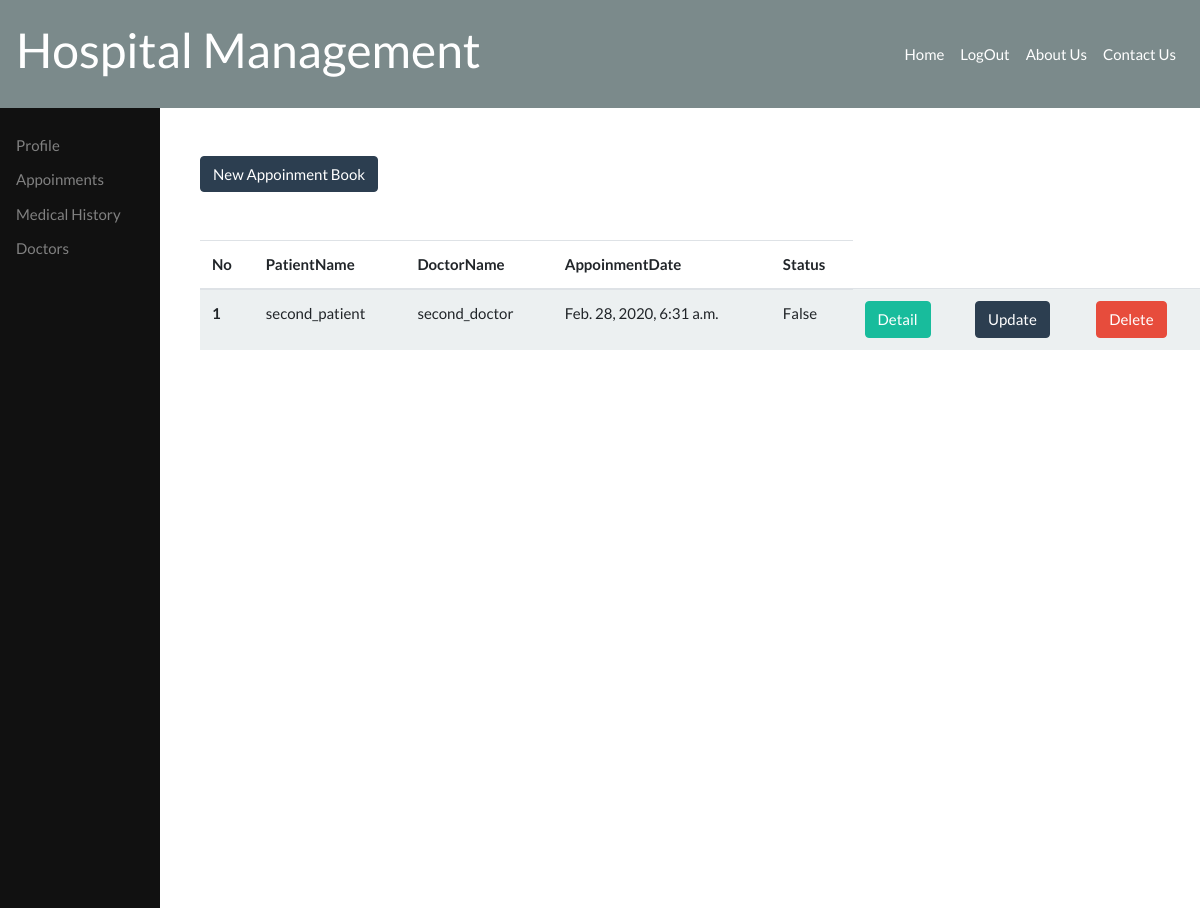
The page /patient/appoinment (signed in) on the database its author committed.
### appoinments/models.py (models this page shows, shortened)
class Appoinment(models.Model):
    user=models.ForeignKey(Customuser,related_name='apatient',on_delete=models.CASCADE)
    doctor=models.ForeignKey(Customuser,related_name='adoctor',on_delete=models.CASCADE)
    Gender_choices=(('Male','Male'),
        ('Female','Female'),
         )
    gender = models.CharField(max_length=10,choices=Gender_choices)
    phno = models.CharField(max_length=100)
    appoinmentdate = models.DateTimeField()
    address = models.CharField(max_length=100)
    city = models.CharField(max_length=100)
    pincode= models.IntegerField()
    state = models.CharField(max_length=100)
    status=models.BooleanField(default=False)

### customuser/models.py (models this page shows, shortened)
class Customuser(AbstractBaseUser):
    Type_choices=(('Doctor','Doctor'),
        ('Patient','Patient'),
        ('Admin','Admin'),
         )
    email = models.EmailField(unique=True)
    username = models.CharField(max_length=100,unique=True)
    password = models.CharField(max_length=100)
    type=models.CharField(max_length=100,choices=Type_choices)
    is_active = models.BooleanField(default=True)
    is_admin = models.BooleanField(default=False)
    is_staff = models.BooleanField(default=False)
    USERNAME_FIELD = 'email'
    REQUIRED_FIELDS = ['username','type'
    ]
    objects = MyUserManager()
    def __str__(self):
        return self.username

### patient/views.py (the view)
# urls.py: path('appoinment',views.patientappoinment,name='patient_appoinment_home'),
def patientappoinment(request):
    appoinments=Appoinment.objects.all().filter(user=request.user)
    return render(request,'patient/patient_appoinment.html',{"apnt":appoinments})

### patient/templates/patient/patient_appoinment.html (shortened to what this page needs)
{% extends 'patient/patient_base.html' %}
{% block patient %}
<div class="row my-5">
    <div class="col">
        <a href="{% url 'appoinment_create' %}" class="btn btn-primary">New Appoinment Book</a>
    </div>
</div>
<div class="row">
    <div class="col">
        <table class="table table-striped">
            <thead>
              <tr>
                <th scope="col">No</th>
                <th scope="col">PatientName</th>
                <th scope="col">DoctorName</th>
                <th scope="col">AppoinmentDate</th>
                <th scope="col">Status</th>
              </tr>
            </thead>
            <tbody id="t1">
                {% for appoinment in apnt %}
              <tr>
                <th scope="row">{{ forloop.counter }}</th>
                <td>{{ appoinment.user.username }}</td>
                <td>{{ appoinment.doctor }}</td>
                <td>{{ appoinment.appoinmentdate }}</td>
                <td>{{ appoinment.status }}</td>
                <td><a href="{% url 'appoinment_detail' appoinment.id %}" class="btn btn-success">Detail</a></td>
                <td><a href="{% url 'update_appoinment' appoinment.id %}" class="btn btn-primary">Update</a></td>
                <td>
                  <button
                  id="btn1"
                  data-app_id={{ appoinment.id }}
                   class="btn btn-danger">Delete</button></td>
              </tr>
               {% endfor %}
            </tbody>
          </table>
    </div>
</div>
{% endblock %}

### rows shown on the page
Appoinment: user.username "second_patient", doctor "second_doctor", appoinmentdate "Feb. 28, 2020, 6:31 a.m.", status "False"
